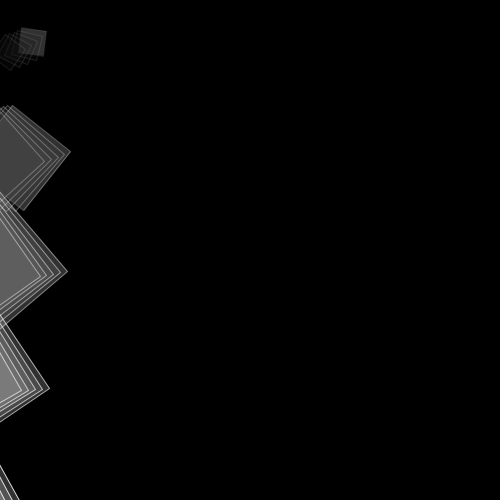
Frame 1 (no input)
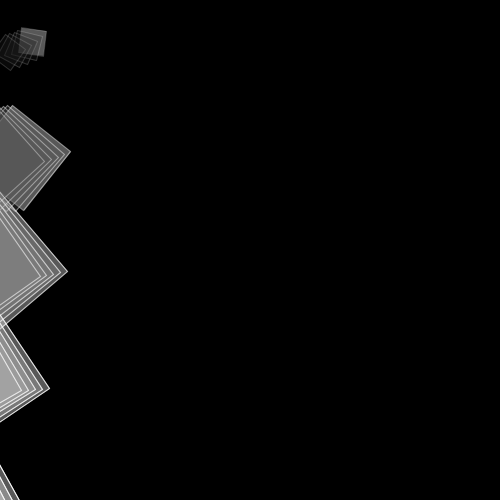
Frame 2 (the mouse pressed at the canvas centre, redrawn once)

The Processing sketch that drew these frames (run headless with seeded random() and noise(); the mouse was pressed at the canvas centre and the sketch redrawn once):

// Processing sketch: processing_82059
// ── processing_82059.pde

void setup()
{
  size(500,500);
  background(0);  
}


void draw ()
{
  
  //Création d'une trame d'une seule ligne faite de rectangles
  for(int i = 25; i < 500; i = i+50)
  
  //Créations d'une succession de rotation de rectangles en dégradé de gris
  {
    ;
    stroke(250, i);
    fill(250, 50);
    rotate(PI/i);
    rect(i, i, i, i);
    
    fill(i, 50);
    rotate(PI/i);
    rect(i, i, i, i);
    
    fill(i, 50);
    rotate(PI/i);
    rect(i, i, i, i);
    
    fill(i, 50);
    rotate(PI/i);
    rect(i, i, i, i);
    
    fill(i, 50);
    rotate(PI/i);
    rect(i, i, i, i);
   
  }
  
 noLoop(); 
}
